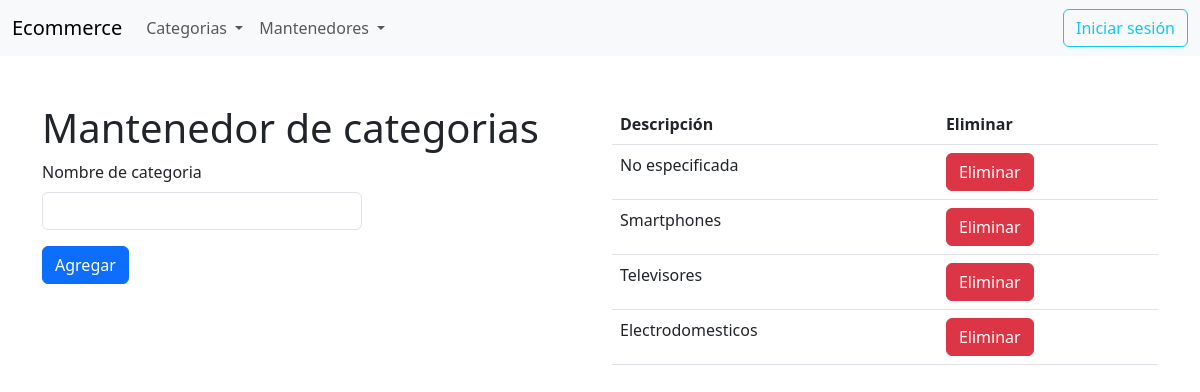
/category-maintainer, run on the app's committed database.
### apps/store/models.py (models this page shows)
class Category(models.Model):
    id = models.CharField(primary_key=True, max_length=36, default=uuid, editable=False)
    name = models.CharField(max_length=100, default='No especificada')

### apps/store/views.py (the view)
# urls.py: path('category-maintainer', views.category_maintainer, name='category_maintainer'),
def category_maintainer(request):
    if request.method == 'POST':
        form = CategoryForm(request.POST)
        if form.is_valid():
            form_info = form.cleaned_data
            category = Category(name = form_info["category"])
            category.save()
    categories = Category.objects.all()
    return render(request, 'store/category_maintainer.html', { 'added_categories': categories })

### apps/store/context_processors.py (called while the page is built)
def datos_globales(request):
    categories = Category.objects.all()
    data = { 'categories': categories }
    return data

### apps/store/templates/store/category_maintainer.html (shortened to what this page needs)
{% extends 'base.html' %}
{% block CONTENT %}
    <div class="row">
        <div class="col-md-6 col-12">
            <h1>Mantenedor de categorias</h1>
            <form style="width: 20rem" id="category-form" method="post">
                <div class="mb-3">
                  <label for="category" class="form-label">Nombre de categoria</label>
                  <input type="text" class="form-control" id="category" name="category" required>
                </div>
                <button type="submit" class="btn btn-primary">Agregar</button>
            </form>
        </div>
        <div class="col-md-6 col-12">
            <table class="table">
                <thead>
                  <tr>
                    <th scope="col">Descripción</th>
                    <th scope="col">Eliminar</th>
                  </tr>
                </thead>
                <tbody>
                    {% for category in added_categories %}
                    <tr>
                        <td>{{ category.name }}</td>
                        <td>
                            <a href="{% url 'store:category_delete' %}?id={{ category.id }}" class="btn btn-danger">Eliminar</a>
                        </td>
                    </tr>
                    {% endfor %}
                </tbody>
            </table>
        </div>
    </div>
{% endblock CONTENT %}

### data on the page
Category: name "No especificada"
Category: name "Smartphones"
Category: name "Televisores"
Category: name "Electrodomesticos"
